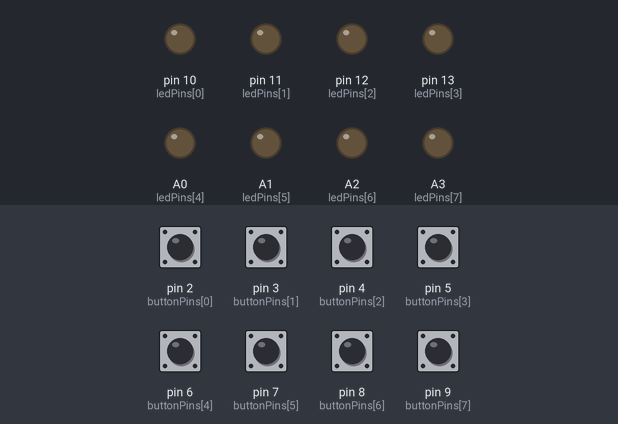
The sketch below on a simulated Arduino Uno, built with avr-gcc and run on an emulated ATmega328P. Parts: output pins drawn as LEDs (lit = HIGH). The inputs (shaded band) are chosen by the test bench; at power-on: pin 2 (buttonPins[0]), pin 3 (buttonPins[1]), pin 4 (buttonPins[2]), pin 5 (buttonPins[3]), pin 6 (buttonPins[4]), pin 7 (buttonPins[5]), pin 8 (buttonPins[6]), pin 9 (buttonPins[7]) HIGH. What the sketch prints to the serial monitor is not drawn.

Above: at 1.2 s.
1.3 s: pin 2 (buttonPins[0]) pulled LOW for 0.15 s
At 1.4 s:
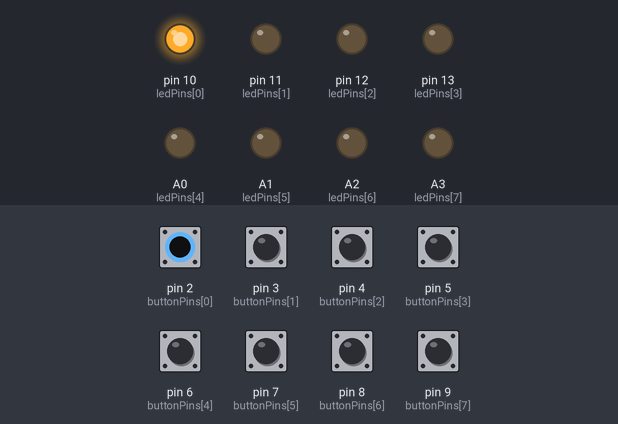
3.0 s: pin 3 (buttonPins[1]) pulled LOW for 0.15 s
At 3.1 s:
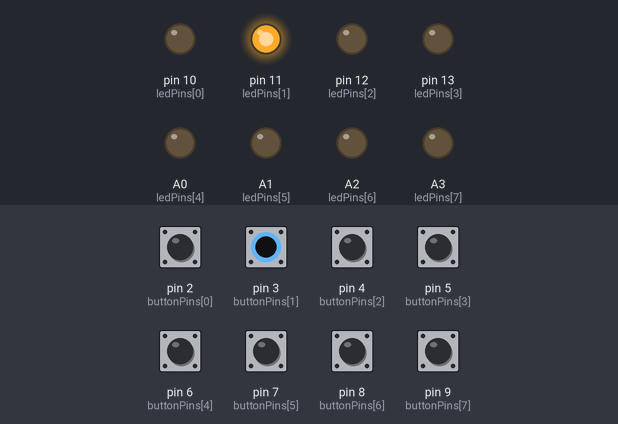
4.7 s: pin 4 (buttonPins[2]) pulled LOW for 0.15 s
At 4.8 s:
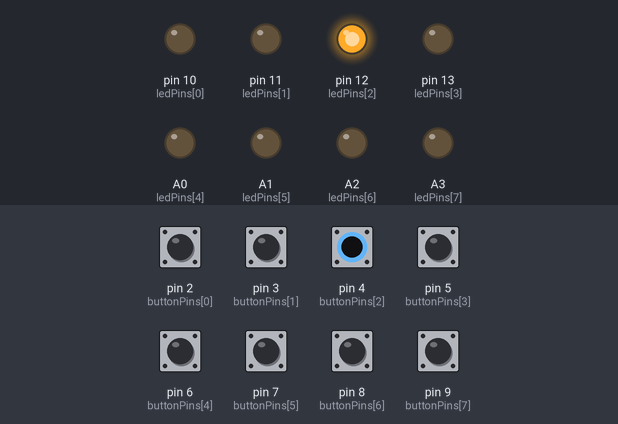
6.4 s: pin 5 (buttonPins[3]) pulled LOW for 0.15 s
At 6.5 s:
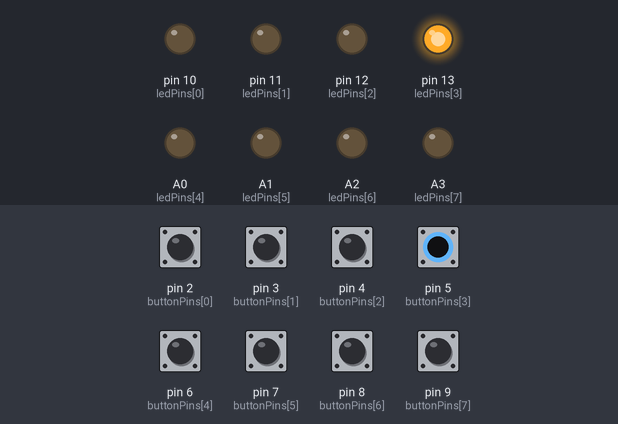
8.1 s: pin 6 (buttonPins[4]) pulled LOW for 0.15 s
At 8.2 s:
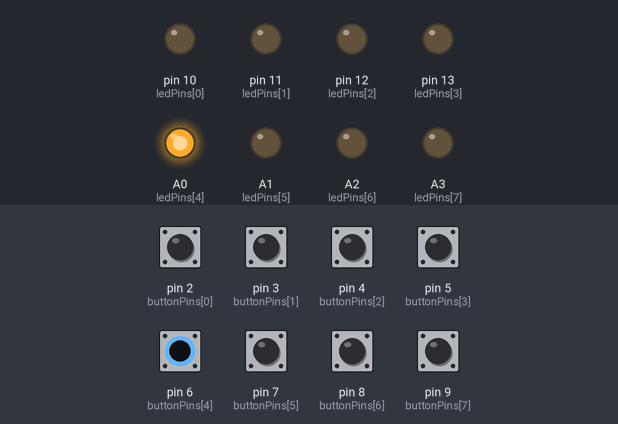
9.8 s: pin 7 (buttonPins[5]) pulled LOW for 0.15 s
At 9.9 s:
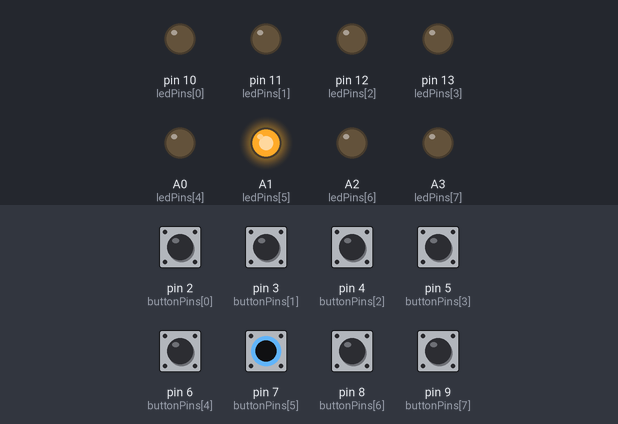
Timing chart, 0 to 12.5 s (numbered marks = the images above; inputs shaded):
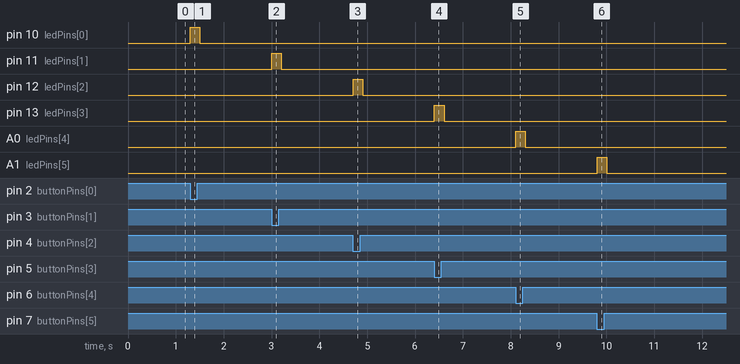

The sketch:

MIDI_8_V2_1_1_Super_Simple_Test_Sketch_03_Simple_Serial.ino
```cpp
#include <Arduino.h>

// Pin definitions
const int buttonPins[8] = {2, 3, 4, 5, 6, 7, 8, 9}; // Buttons connected to pins D2 to D9
const int ledPins[8] = {10, 11, 12, 13, A0, A1, A2, A3}; // LEDs connected to pins D10 to D13 and A0 to A3

void setup() {
  Serial.begin(9600); // Start serial communication at 9600 bps
  for (int i = 0; i < 8; i++) {
    pinMode(buttonPins[i], INPUT_PULLUP); // Initialize button pins as input with internal pull-up
    pinMode(ledPins[i], OUTPUT); // Initialize LED pins as output
  }
}

void loop() {
  byte buttonStates = 0; // Byte to hold all button states

  for (int i = 0; i < 8; i++) {
    bool buttonState = !digitalRead(buttonPins[i]); // Read button state, invert because of pull-up
    digitalWrite(ledPins[i], buttonState); // Set LED state same as button
    if (buttonState) {
      buttonStates |= (1 << i); // Set the corresponding bit in buttonStates byte
    }
  }

  Serial.write(buttonStates); // Transmit the byte of button states
  delay(100); // Simple debounce and rate control
}
```

Measured:
- after the input at 1.3 s, pin 10 (ledPins[0]): LOW → HIGH at once, → LOW 0.20 s later
- after the input at 3.0 s, pin 11 (ledPins[1]): LOW → HIGH at once, → LOW 0.20 s later
- after the input at 4.7 s, pin 12 (ledPins[2]): LOW → HIGH at once, → LOW 0.20 s later
- after the input at 6.4 s, pin 13 (ledPins[3]): LOW → HIGH at once, → LOW 0.20 s later
- after the input at 8.1 s, A0 (ledPins[4]): LOW → HIGH at once, → LOW 0.20 s later
- after the input at 9.8 s, A1 (ledPins[5]): LOW → HIGH at once, → LOW 0.20 s later
